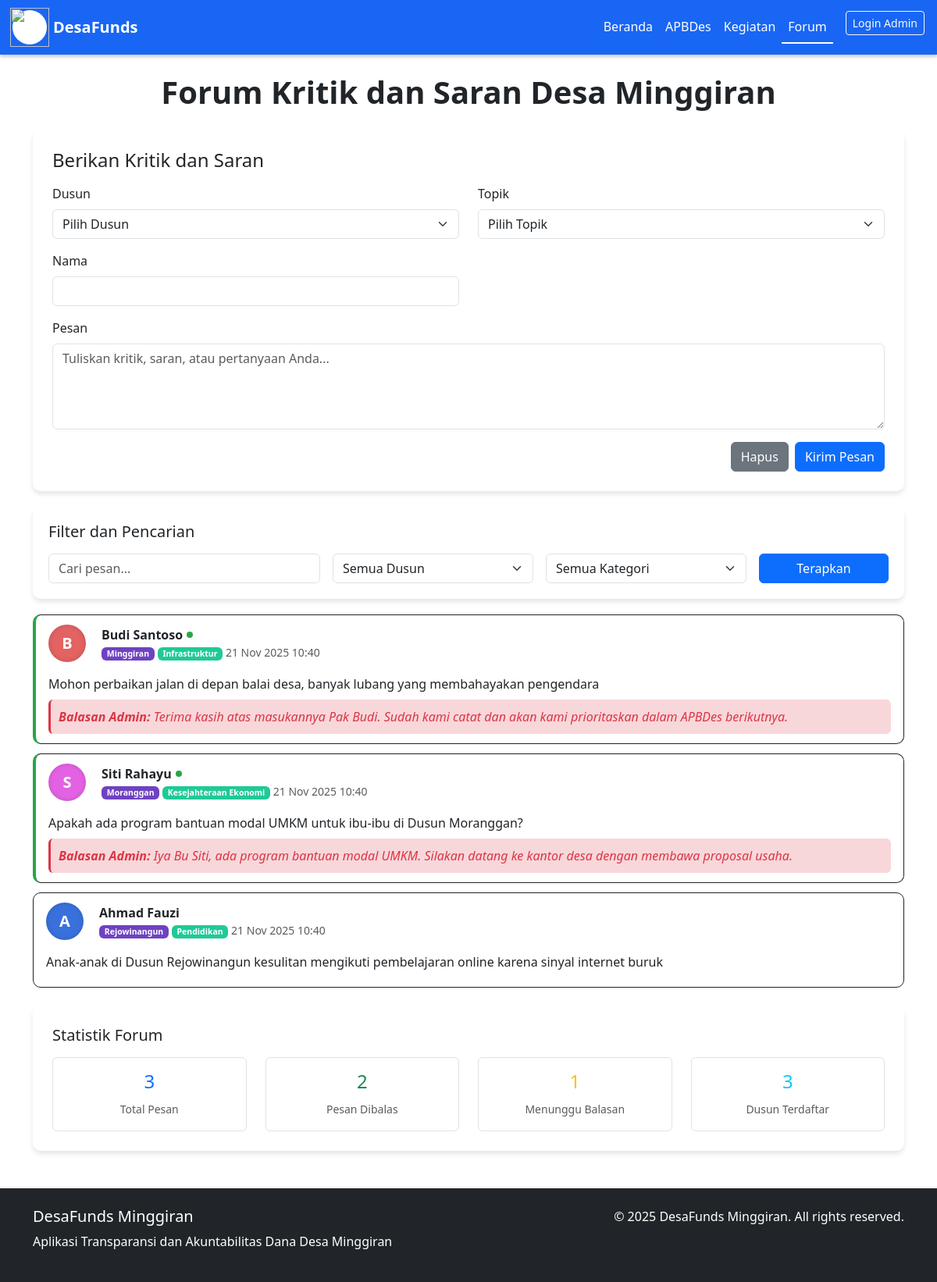
/forum.php, run on the app's committed database.
### tables this page shows
CREATE TABLE IF NOT EXISTS forum_posts (
    id INT AUTO_INCREMENT PRIMARY KEY,
    dusun_id INT NOT NULL,
    kategori_id INT NOT NULL,
    nama VARCHAR(100) NOT NULL,
    pesan TEXT NOT NULL,
    admin_reply TEXT NULL,
    created_at TIMESTAMP DEFAULT CURRENT_TIMESTAMP,
    is_admin_post BOOLEAN DEFAULT FALSE,
    FOREIGN KEY (dusun_id) REFERENCES dusun(id),
    FOREIGN KEY (kategori_id) REFERENCES kategori_forum(id)
);

CREATE TABLE IF NOT EXISTS dusun (
    id INT AUTO_INCREMENT PRIMARY KEY,
    nama_dusun VARCHAR(100) NOT NULL UNIQUE
);

CREATE TABLE IF NOT EXISTS kategori_forum (
    id INT AUTO_INCREMENT PRIMARY KEY,
    nama_kategori VARCHAR(100) NOT NULL UNIQUE
);

### config.php (called while the page is built, shortened)
<?php
$is_admin_logged_in = isset($_SESSION['admin_logged_in']) && $_SESSION['admin_logged_in'] === true;
?>

### forum.php (the view, shortened to what this page needs)
<?php require_once 'config.php';
try {
    $dusun_list = $pdo->query("SELECT * FROM dusun ORDER BY nama_dusun")->fetchAll();
} catch(PDOException $e) {
    $error = "Gagal memuat data: " . $e->getMessage();
}
$search = $_GET['search'] ?? '';
$filter_dusun = $_GET['dusun'] ?? '';
$filter_kategori = $_GET['kategori'] ?? '';
try {
    $query = "
        SELECT fp.*, d.nama_dusun, kf.nama_kategori
        FROM forum_posts fp
        JOIN dusun d ON fp.dusun_id = d.id
        JOIN kategori_forum kf ON fp.kategori_id = kf.id WHERE 1=1
    ";
    $params = [];
    $query .= " ORDER BY fp.created_at DESC";
    $stmt = $pdo->prepare($query);
    $stmt->execute($params);
    $posts = $stmt->fetchAll();
} catch(PDOException $e) {
    $posts = [];
    $error = "Gagal memuat data forum: " . $e->getMessage();
}
function getAvatarClass($name) {
    $firstChar = strtoupper(substr($name,0,1));
    $avatarMap = ['B'=>'avatar-budi','A'=>'avatar-ani','R'=>'avatar-rina','J'=>'avatar-johan','H'=>'avatar-harji','S'=>'avatar-siti','M'=>'avatar-maya'];
    return $avatarMap[$firstChar] ?? 'avatar-budi';
}
?>
<!DOCTYPE html>
<html lang="id">
<head>
    <link href="https://cdn.jsdelivr.net/npm/bootstrap@5.3.0/dist/css/bootstrap.min.css" rel="stylesheet"/>
</head>
<body>
    <nav class="navbar navbar-expand-md navbar-custom px-3">
        <a class="navbar-brand d-flex align-items-center fw-bold" href="index.php">
            <div style="width:44px;height:44px;background:#fff;border-radius:50%;display:flex;align-items:center;justify-content:center;margin-right:8px;">
                    <img src="gambar/logo.png" height="50" width="50">
            </div>
            DesaFunds
        </a>
        <div class="collapse navbar-collapse" id="navMenu">
            <ul class="navbar-nav ms-auto mb-2 mb-md-0">
                <li class="nav-item"><a class="nav-link" href="index.php">Beranda</a></li>
                <li class="nav-item"><a class="nav-link " href="apbdes.php">APBDes</a></li>
                <li class="nav-item"><a class="nav-link" href="kegiatan.php">Kegiatan</a></li>
                <li class="nav-item"><a class="nav-link active" href="forum.php">Forum</a></li>
                <li class="nav-item">
                    <?php if (!$is_admin_logged_in): ?>
                        <a href="admin_login.php" class="btn btn-outline-light btn-sm ms-3">Login Admin</a>
                    <?php else: ?>
                        <a href="admin_logout.php" class="btn btn-outline-light btn-sm ms-3">Logout Admin</a>
                    <?php endif; ?>
                </li>
            </ul>
        </div>
    </nav>
    <main class="container my-4">
        <h1 class="text-center mb-4 fw-bold">Forum Kritik dan Saran Desa Minggiran</h1>
        <div class="form-container">
            <h4 class="mb-3">Berikan Kritik dan Saran</h4>
            <form id="formKritik" method="POST" aria-label="Form kritik dan saran">
                <div class="row">
                    <div class="col-md-6 mb-3">
                        <label for="dusun_id" class="form-label">Dusun</label>
                        <select class="form-select" id="dusun_id" name="dusun_id" required>
                            <option value="">Pilih Dusun</option>
                        </select>
                    </div>
                    <div class="col-md-6 mb-3">
                        <label for="kategori_id" class="form-label">Topik</label>
                        <select class="form-select" id="kategori_id" name="kategori_id" required>
                            <option value="">Pilih Topik</option>
                        </select>
                    </div>
                </div>
                <div class="row">
                    <div class="col-md-6 mb-3">
                        <label for="nama" class="form-label">Nama</label>
                        <input type="text" class="form-control" id="nama" name="nama" autocomplete="off" required
                               value="<?php echo isset($_POST['nama']) ? htmlspecialchars($_POST['nama']) : ''; ?>">
                    </div>
                    <div class="col-md-12 mb-3">
                        <label for="pesan" class="form-label">Pesan</label>
                        <textarea class="form-control" id="pesan" name="pesan" rows="4" required placeholder="Tuliskan kritik, saran, atau pertanyaan Anda..."></textarea>
                    </div>
                </div>
                <div class="d-flex justify-content-end gap-2">
                    <button type="reset" class="btn btn-secondary">Hapus</button>
                    <button type="submit" name="submit_kritik" class="btn btn-primary">Kirim Pesan</button>
                </div>
            </form>
        </div>
        <div class="filter-container">
            <h5 class="mb-3">Filter dan Pencarian</h5>
            <form method="GET" class="row g-3">
                <div class="col-md-4">
                    <input type="search" name="search" class="form-control" placeholder="Cari pesan..."
                           value="<?php echo htmlspecialchars($search); ?>" aria-label="Cari di forum">
                </div>
                <div class="col-md-3">
                    <select class="form-select" name="dusun">
                        <option value="">Semua Dusun</option>
                    </select>
                </div>
                <div class="col-md-3">
                    <select class="form-select" name="kategori">
                        <option value="">Semua Kategori</option>
                    </select>
                </div>
                <div class="col-md-2">
                    <button type="submit" class="btn btn-primary w-100">Terapkan</button>
                </div>
            </form>
        </div>
        <section id="forumList" role="list" aria-label="Daftar pembahasan forum" class="mb-4">
            <?php if (empty($posts)): ?>
                <div class="text-center text-muted py-5">
                    <?php if (!empty($search) || !empty($filter_dusun) || !empty($filter_kategori)): ?>
                        <h5>Tidak ada pesan yang cocok dengan filter</h5>
                        <p>Coba ubah kriteria pencarian atau filter Anda.</p>
                    <?php else: ?>
                        <h5>Belum ada pembahasan</h5>
                        <p>Jadilah yang pertama memberikan kritik dan saran!</p>
                    <?php endif; ?>
                </div>
            <?php else: ?>
                <?php foreach ($posts as $post): ?>
                    <article class="forum-item d-flex flex-column <?php echo !empty($post['admin_reply']) ? 'has-reply' : ''; ?>" data-id="<?php echo $post['id']; ?>">
                        <div class="d-flex align-items-center mb-2">
                            <div class="d-flex align-items-center flex-grow-1">
                                <div class="avatar <?php echo getAvatarClass($post['nama']); ?>">
                                    <?php echo strtoupper(substr($post['nama'], 0, 1)); ?>
                                </div>
                                <div class="ms-2">
                                    <div class="fw-semibold d-flex align-items-center">
                                        <span><?php echo htmlspecialchars($post['nama']); ?></span>
                                        <?php if (!empty($post['admin_reply'])): ?>
                                            <span class="reply-indicator" title="Sudah dibalas admin"></span>
                                        <?php endif; ?>
                                    </div>
                                    <div class="small text-muted">
                                        <span class="badge badge-dusun"><?php echo htmlspecialchars($post['nama_dusun']); ?></span>
                                        <span class="badge badge-kategori"><?php echo htmlspecialchars($post['nama_kategori']); ?></span>
                                        <span><?php echo date('d M Y H:i', strtotime($post['created_at'])); ?></span>
                                    </div>
                                </div>
                            </div>
                        </div>
                        <div class="mt-2">
                            <p class="mb-2"><?php echo nl2br(htmlspecialchars($post['pesan'])); ?></p>
                            <?php if (!empty($post['admin_reply'])): ?>
                                <div class="admin-reply">
                                    <strong>Balasan Admin:</strong> <?php echo nl2br(htmlspecialchars($post['admin_reply'])); ?>
                                </div>
                            <?php endif; ?>
                        </div>
                    </article>
                <?php endforeach; ?>
            <?php endif; ?>
        </section>
        <div class="form-container">
            <h5 class="mb-3">Statistik Forum</h5>
            <div class="row text-center">
                <div class="col-md-3">
                    <div class="border rounded p-3">
                        <h4 class="text-primary"><?php echo count($posts); ?></h4>
                        <small class="text-muted">Total Pesan</small>
                    </div>
                </div>
                <div class="col-md-3">
                    <div class="border rounded p-3">
                        <h4 class="text-success"><?php echo count(array_filter($posts, function($post) { return !empty($post['admin_reply']); })); ?></h4>
                        <small class="text-muted">Pesan Dibalas</small>
                    </div>
                </div>
                <div class="col-md-3">
                    <div class="border rounded p-3">
                        <h4 class="text-warning"><?php echo count(array_filter($posts, function($post) { return empty($post['admin_reply']); })); ?></h4>
                        <small class="text-muted">Menunggu Balasan</small>
                    </div>
                </div>
                <div class="col-md-3">
                    <div class="border rounded p-3">
                        <h4 class="text-info"><?php echo count($dusun_list); ?></h4>
                        <small class="text-muted">Dusun Terdaftar</small>
                    </div>
                </div>
            </div>
        </div>
    </main>
    <footer class="bg-dark text-white py-4 mt-5">
        <div class="container">
            <div class="row">
                <div class="col-md-6">
                    <h5>DesaFunds Minggiran</h5>
                    <p>Aplikasi Transparansi dan Akuntabilitas Dana Desa Minggiran</p>
                </div>
                <div class="col-md-6 text-end">
                    <p>&copy; 2025 DesaFunds Minggiran. All rights reserved.</p>
                </div>
            </div>
        </div>
    </footer>
</body>
</html>

### forum.php (style rules this page uses)
.navbar-custom { background-color: #1966f5; box-shadow: 0 3px 4px rgba(0, 0, 0, 0.2); }
.navbar-custom .navbar-brand, .navbar-custom .nav-link { color: white; user-select: none; }
.navbar-custom .nav-link.active { border-bottom: 2px solid white; color: white; }
.forum-item { border: 1.6px solid #222; border-radius: 10px; padding: 12px 16px; margin-bottom: 12px; background-color: #fff; transition: all 0.2s ease; }
.avatar { width: 48px; height: 48px; border-radius: 50%; flex-shrink: 0; display: flex; align-items: center; justify-content: center; color: white; font-weight: 600; font-size: 1.25rem; user-select: none; margin-right: 12px; box-shadow: inset 0 0 6px rgba(0, 0, 0, 0.15); }
.avatar-budi { background-color: #e36262; }
.avatar-ani { background-color: #3a70db; }
.avatar-siti { background-color: #e362e3; }
.admin-reply { margin-top: 8px; border-left: 3px solid #dc3545; padding-left: 10px; font-style: italic; color: #dc3545; background-color: #f8d7da; border-radius: 6px; padding: 10px; }
.forum-item.has-reply { border-left: 4px solid #28a745; }
.form-container { background: white; border-radius: 10px; padding: 25px; box-shadow: 0 4px 6px rgba(0, 0, 0, 0.1); margin-bottom: 20px; }
.filter-container { background: white; border-radius: 10px; padding: 20px; box-shadow: 0 4px 6px rgba(0, 0, 0, 0.1); margin-bottom: 20px; }
.reply-indicator { display: inline-block; width: 8px; height: 8px; border-radius: 50%; background-color: #28a745; margin-left: 5px; }
.badge-dusun { background-color: #6f42c1; }
.badge-kategori { background-color: #20c997; }

### data on the page
forum_posts: nama "B", nama "Budi Santoso", dusun.nama_dusun "Minggiran", kategori.nama_kategori "Infrastruktur", created_at "21 Nov 2025 10:40", pesan "Mohon perbaikan jalan di depan balai desa, banyak lubang yang membahayakan pengendara", admin_reply "Terima kasih atas masukannya Pak Budi. Sudah kami catat dan akan kami prioritaskan dalam APBDes berikutnya."
forum_posts: nama "S", nama "Siti Rahayu", dusun.nama_dusun "Moranggan", kategori.nama_kategori "Kesejahteraan Ekonomi", created_at "21 Nov 2025 10:40", pesan "Apakah ada program bantuan modal UMKM untuk ibu-ibu di Dusun Moranggan?", admin_reply "Iya Bu Siti, ada program bantuan modal UMKM. Silakan datang ke kantor desa dengan membawa proposal usaha."
forum_posts: nama "A", nama "Ahmad Fauzi", dusun.nama_dusun "Rejowinangun", kategori.nama_kategori "Pendidikan", created_at "21 Nov 2025 10:40", pesan "Anak-anak di Dusun Rejowinangun kesulitan mengikuti pembelajaran online karena sinyal internet buruk"

### other printed values
count($posts) "3"
count($dusun_list) "3"
